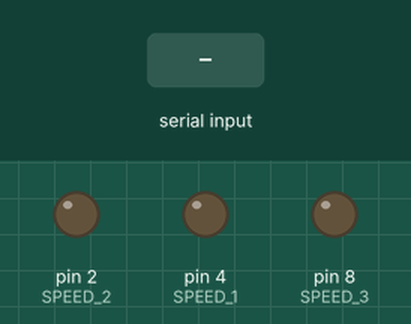
A sketch run on a simulated Arduino Uno, built with avr-gcc and run on an emulated ATmega328P. Parts: output pins drawn as LEDs (lit = HIGH). The inputs (shaded band) are chosen by the test bench.

Above: at 1.2 s.
1.3 s: "1" received over Serial
At 2.7 s:
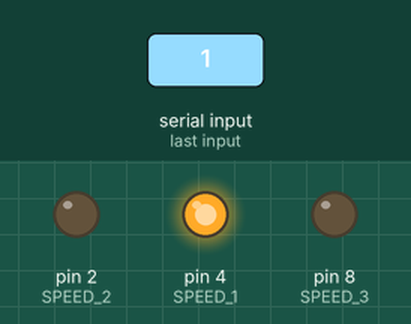
3.0 s: "2" received over Serial
At 4.2 s:
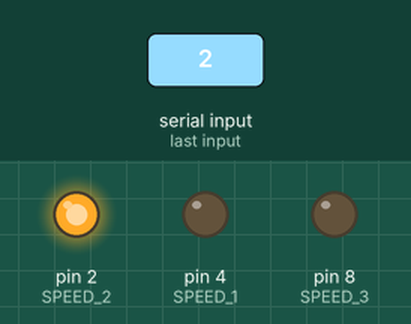
4.7 s: "3" received over Serial
At 5.5 s:
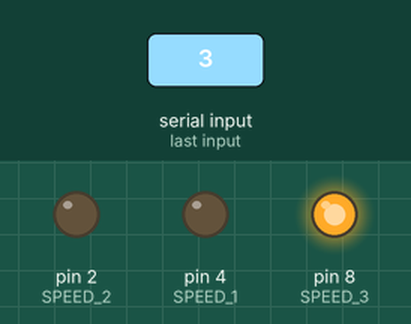
6.4 s: "0" received over Serial
At 7.2 s:
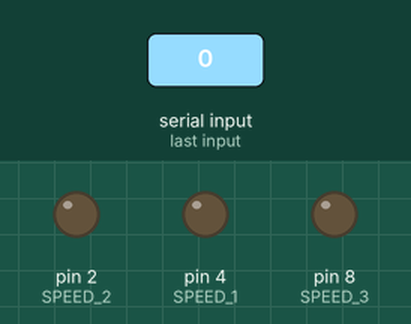
Timing chart, 0 to 8.9 s (numbered marks = the images above; inputs shaded):
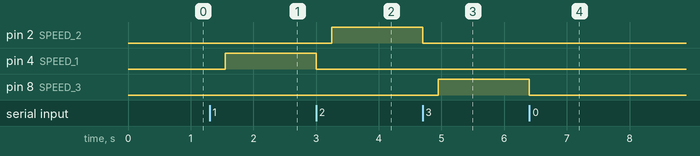

Measured:
- after the input at 1.3 s, pin 4 (SPEED_1): LOW → HIGH after 0.25 s
- after the input at 3.0 s, pin 2 (SPEED_2): LOW → HIGH after 0.25 s; pin 4 (SPEED_1): HIGH → LOW at once
- after the input at 4.7 s, pin 2 (SPEED_2): HIGH → LOW at once; pin 8 (SPEED_3): LOW → HIGH after 0.25 s
- after the input at 6.4 s, pin 8 (SPEED_3): HIGH → LOW at once

The sketch:

countdown.ino
```cpp
#define SPEED_1 4
#define SPEED_2 2
#define SPEED_3 8
#define DELAY_RELAY 250


void turnOffAll() {
    digitalWrite(SPEED_1, LOW);
    digitalWrite(SPEED_2, LOW);
    digitalWrite(SPEED_3, LOW);
}

void setup() {
    pinMode(SPEED_1, OUTPUT);
    pinMode(SPEED_2, OUTPUT);
    pinMode(SPEED_3, OUTPUT);

    digitalWrite(SPEED_1, LOW);
    digitalWrite(SPEED_2, LOW);
    digitalWrite(SPEED_3, LOW);

    Serial.begin(9600);
}

void loop() {
    if (Serial.available()) {
        char data = Serial.read();
        if (data == '0') {
            turnOffAll();
            delay(DELAY_RELAY);
        }
        else if (data == '1') {
            turnOffAll();
            delay(DELAY_RELAY);
            digitalWrite(SPEED_1, HIGH);
            digitalWrite(SPEED_2, LOW);
            digitalWrite(SPEED_3, LOW);
            delay(DELAY_RELAY);
        }
        else if (data == '2') {
            turnOffAll();
            delay(DELAY_RELAY);
            digitalWrite(SPEED_1, LOW);
            digitalWrite(SPEED_2, HIGH);
            digitalWrite(SPEED_3, LOW);
            delay(DELAY_RELAY);
        }
        else if (data == '3') {
            turnOffAll();
            delay(DELAY_RELAY);
            digitalWrite(SPEED_1, LOW);
            digitalWrite(SPEED_2, LOW);
            digitalWrite(SPEED_3, HIGH);
            delay(DELAY_RELAY);
        }
    }
}
```
